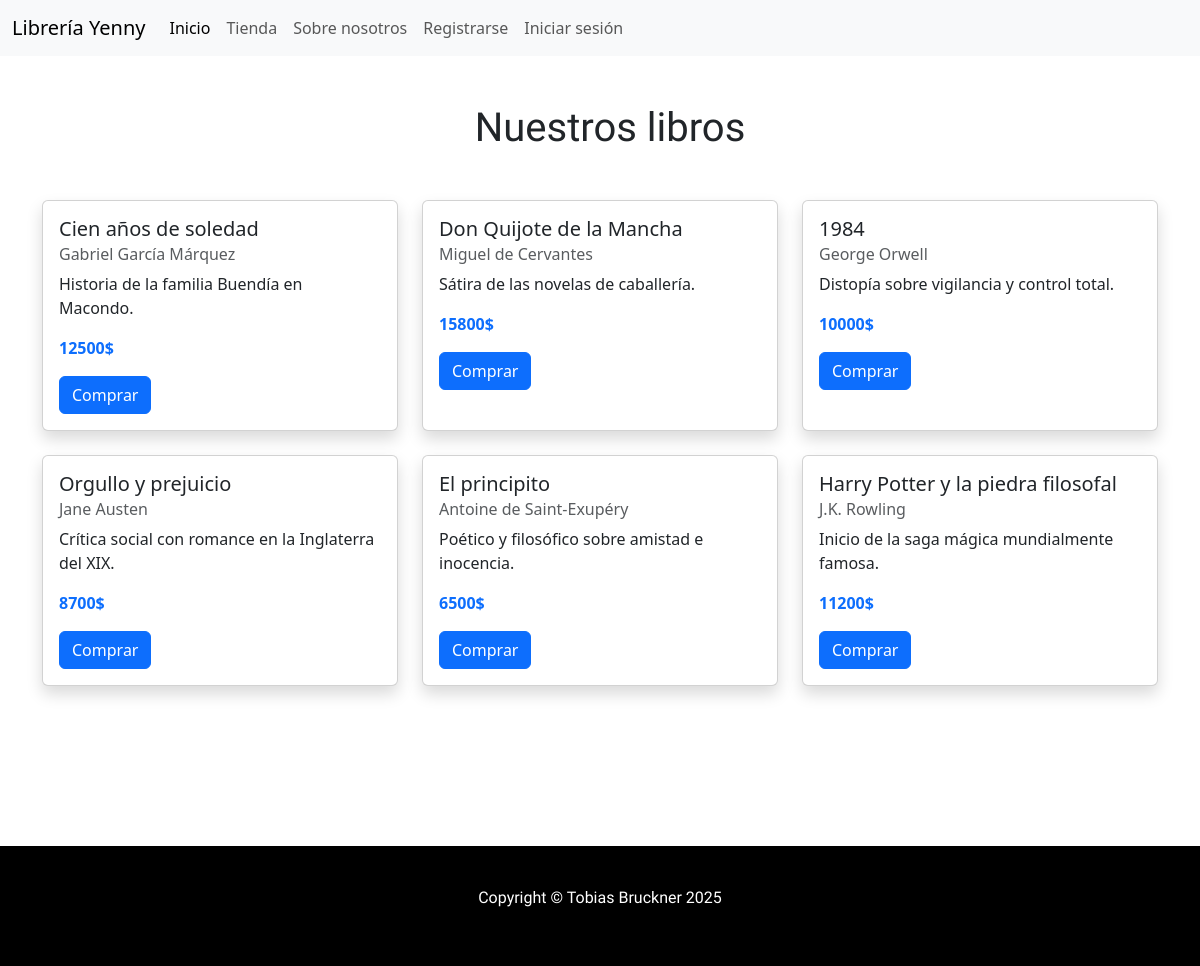
The page /tienda on the database its author committed.
### tables this page shows
CREATE TABLE libro (
               id INTEGER PRIMARY KEY AUTOINCREMENT,
               nombre TEXT NOT NULL,
               autor TEXT NOT NULL,
               descripcion TEXT NOT NULL,
               precio INTEGER NOT NULL
               );

### app/routes2.py (the view)
@tienda_bp.route("/tienda")
def tienda():
    conn = get_db_connection()
    libros = conn.execute("SELECT * FROM libro").fetchall()
    conn.close()
    return render_template('tienda.html', libros=libros)

### app/routes2.py (called while the page is built)
def get_db_connection():
    conn = sqlite3.connect('libreria.db', timeout=10)
    conn.row_factory = sqlite3.Row
    conn.execute('PRAGMA busy_timeout=5000')
    return conn

### templates/tienda.html (shortened to what this page needs)
<!DOCTYPE html>
<html lang="en">
<head>
    <link rel="stylesheet" href="{{ url_for('static', filename='style.css') }}">
    <link href="https://cdn.jsdelivr.net/npm/bootstrap@5.3.8/dist/css/bootstrap.min.css" rel="stylesheet">
</head>
<body>
    <header>
    <nav class="navbar navbar-expand-lg bg-body-tertiary">
  <div class="container-fluid">
    <a class="navbar-brand" href="{{ url_for('main.inicio') }}">Librería Yenny</a>
    <div class="collapse navbar-collapse" id="navbarNavAltMarkup">
      <div class="navbar-nav">
        <a class="nav-link active" aria-current="page" href="{{ url_for('main.inicio') }}">Inicio</a>
        <a class="nav-link" href="{{ url_for('tienda_bp.tienda') }}">Tienda</a>
        <a class="nav-link" href="{{ url_for('main.about') }}">Sobre nosotros</a>
        {% if session.get('user_info') %}
        <a class="nav-link" href="{{ url_for('cuenta.logout') }}">Cerrar sesión</a>
        {% else %}
        <a class="nav-link" href="{{ url_for('cuenta.registro') }}">Registrarse</a>
        <a class="nav-link" href="{{ url_for('cuenta.login') }}">Iniciar sesión</a>
        {% endif %}
      </div>
    </div>
  </div>
</nav>
    </header>
    <main>
        <div class="container mt-5">
            <h1 class="text-center mb-5 titulo">Nuestros libros</h1>
            <div class="row g-4">
                {% for libro in libros %}
                <div class="col-md-4">
                    <div class="card h-100 shadow">
                        <div class="card-body">
                            <h5 class="card-title">{{ libro['nombre'] }}</h5>
                            <h6 class="card-subtitle mb-2 text-muted">{{ libro['autor'] }}</h6>
                            <p class="card-text">{{ libro['descripcion'] }}</p>
                            <p class="text-primary fw-bold">{{ libro['precio'] }}$</p>
                            <a href="{{ url_for('tienda_bp.compra') }}" class="btn btn-primary">Comprar</a>
                        </div>
                    </div>
                </div>
                {% endfor %}
            </div>
        </div>
    </main>
    <footer class="footer">
        <p>Copyright &copy; Tobias Bruckner 2025</p>
    </footer>
</body>
</html>

### static/style.css (style rules this page uses)
.titulo { margin-left: 20px; font-family: "Momo Trust Display", sans-serif; }
.footer { text-align: center; margin-top: 160px; background-color: black; color: white; padding-top: 40px; padding-bottom: 40px; font-family: "Momo Trust Display", sans-serif; }

### rows shown on the page
libro: nombre "Cien años de soledad", autor "Gabriel García Márquez", descripcion "Historia de la familia Buendía en Macondo.", precio "12500"
libro: nombre "Don Quijote de la Mancha", autor "Miguel de Cervantes", descripcion "Sátira de las novelas de caballería.", precio "15800"
libro: nombre "1984", autor "George Orwell", descripcion "Distopía sobre vigilancia y control total.", precio "10000"
libro: nombre "Orgullo y prejuicio", autor "Jane Austen", descripcion "Crítica social con romance en la Inglaterra del XIX.", precio "8700"
libro: nombre "El principito", autor "Antoine de Saint-Exupéry", descripcion "Poético y filosófico sobre amistad e inocencia.", precio "6500"
libro: nombre "Harry Potter y la piedra filosofal", autor "J.K. Rowling", descripcion "Inicio de la saga mágica mundialmente famosa.", precio "11200"
